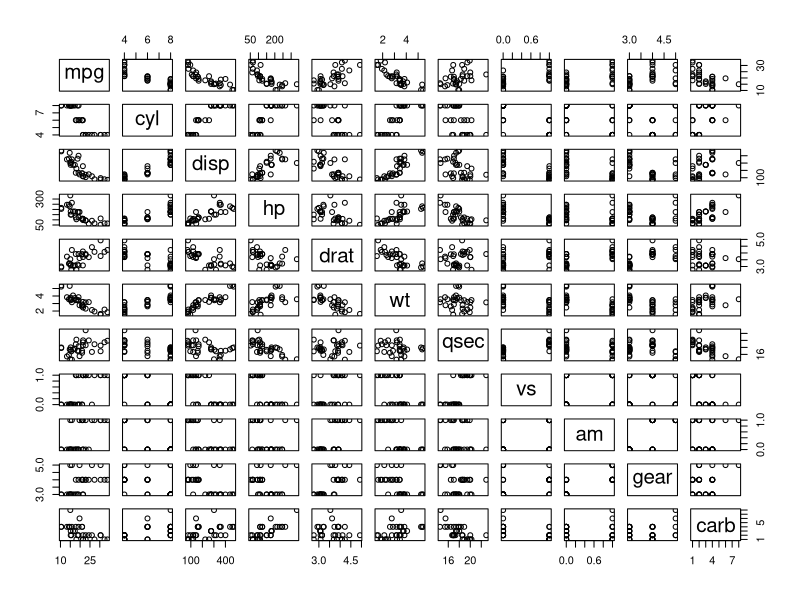
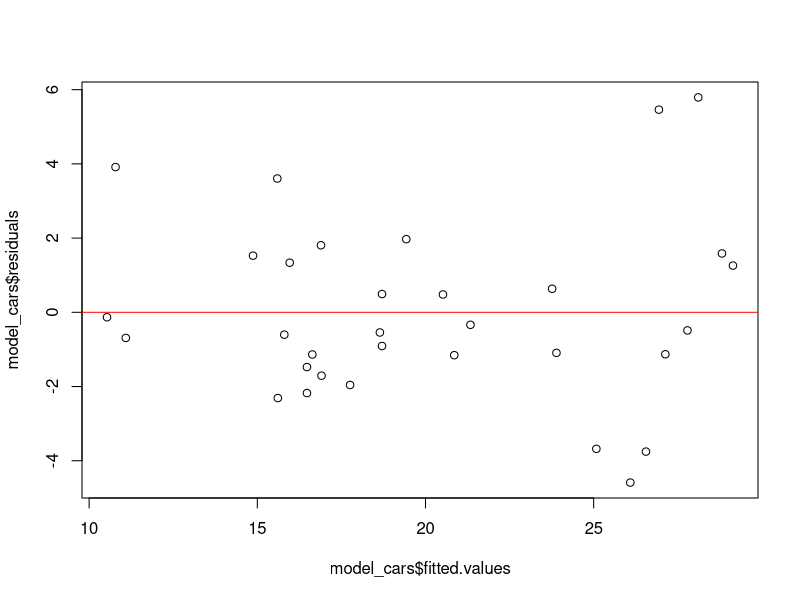
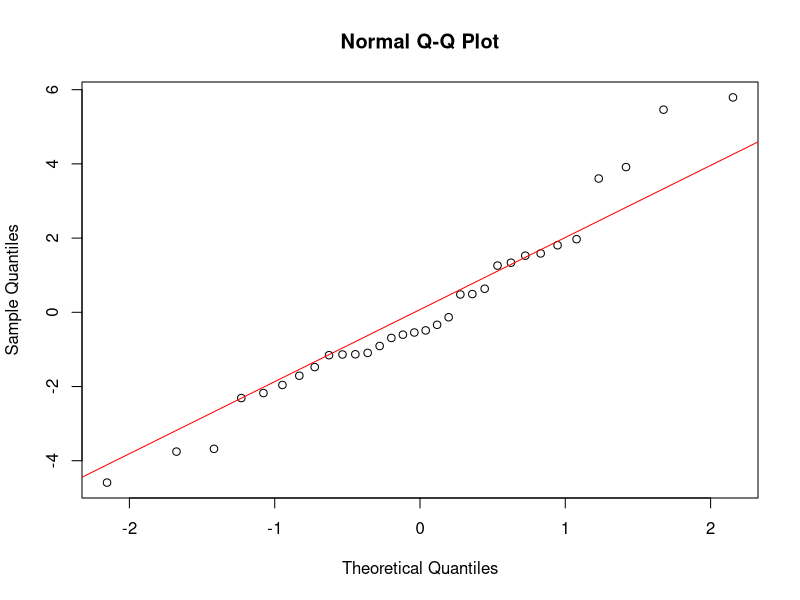

Source code (R) for these figures, in order:
## ---- chunk 1
str(mtcars)
summary(mtcars)

## ---- chunk 2
plot(mtcars)

## ---- chunk 3
mtcars$cyl <- as.factor(mtcars$cyl)

model_cars <- lm(mtcars$mpg ~ mtcars$cyl + mtcars$wt)
model_cars_1 <- lm(mtcars$mpg ~ mtcars$cyl + mtcars$hp)
model_cars_2 <- lm(mtcars$mpg ~ mtcars$cyl + mtcars$wt + mtcars$hp)

## ---- chunk 4
summary(model_cars)
summary(model_cars_1)
summary(model_cars_2)

## ---- chunk 5

model_cars$fitted.values
plot(model_cars$fitted.values, model_cars$residuals)
abline(0, 0, col = "red")
qqnorm(model_cars$residuals)
qqline(model_cars$residuals, col = "red")

model_cars_only_wt <- lm(mtcars$mpg ~ mtcars$wt)
## ---- chunk 6
AIC(model_cars)
AIC(model_cars_only_wt)

